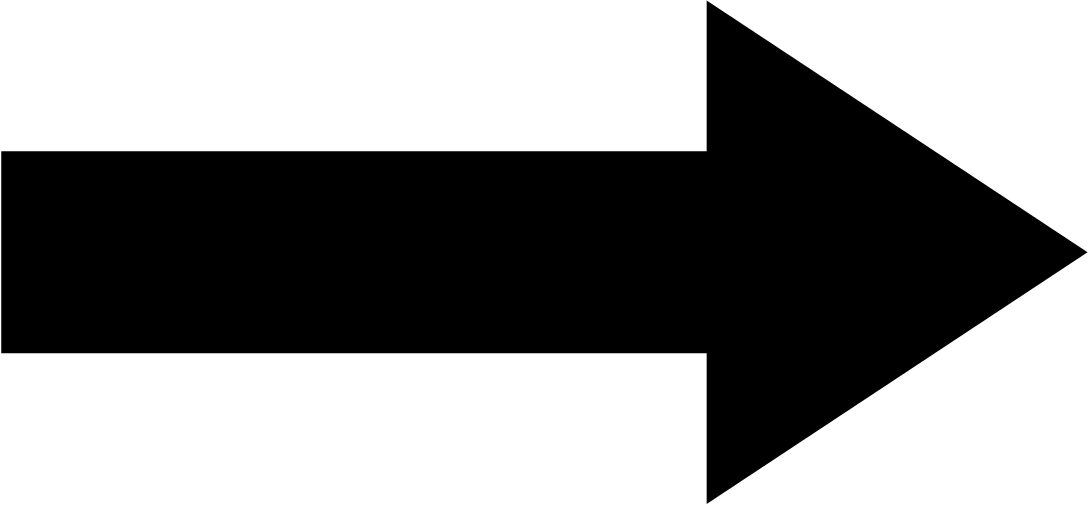
#> input picture image_detecting/trials/template_arrow.jpg, 3267 x 1517 px, given in place of the camera (shown at 1/3 size)
$ python detect_arrow_vtc.py
#> lines starting #> are read from the running program, lines starting #| are printed output that depends on the picture; after the words box and inside, x2 and y2 are one past the last pixel; in counts of white or black regions, pixels touching at a corner belong together
import cv2
import numpy as np
import time
import shapely

def get_heading(head,center):
    hx,hy=head
    cx,cy=center
    if hy-cy==0:
        if hx>cx:
            heading=np.pi
        else:
            heading=-np.pi
    else:
        heading=np.arctan(np.divide(hx-cx,hy-cy))
        if hy>cy:
            if hx<cx:
                heading=heading+np.pi
            else:
                heading=heading-np.pi
    return np.rad2deg(heading)

def setLabel(img, pts, label):
    # 사각형 좌표 받아오기
    (x, y, w, h) = cv2.boundingRect(pts)
    pt1 = (x, y)
    pt2 = (x + w, y + h)
    cv2.rectangle(img, pt1, pt2, (0, 0, 255), 1)
    cv2.putText(img, label, pt1, cv2.FONT_HERSHEY_SIMPLEX, 1, (0, 0, 255),2)


cap=cv2.VideoCapture(0)
frame_rate=1
prev_time=0
cap.set(cv2.CAP_PROP_FPS,5)

w=int(cap.get(cv2.CAP_PROP_FRAME_HEIGHT))
h=int(cap.get(cv2.CAP_PROP_FRAME_WIDTH))


canv=np.zeros([w,h])

while cap.isOpened():
    curr_time = time.time()

    ret, frame = cap.read()
#> frame is the input picture: shape (1517, 3267, 3); min 0, max 255, mean 144.6

    term = curr_time - prev_time
    fps = 1 / term
    prev_time = curr_time

    status, img=cap.read()

    img_gray = cv2.cvtColor(img,cv2.COLOR_BGR2GRAY)
    img_gauss=cv2.GaussianBlur(img_gray,(21,21),0)    #blur capture
    img_canny=cv2.Canny(img_gauss,100,200)          #
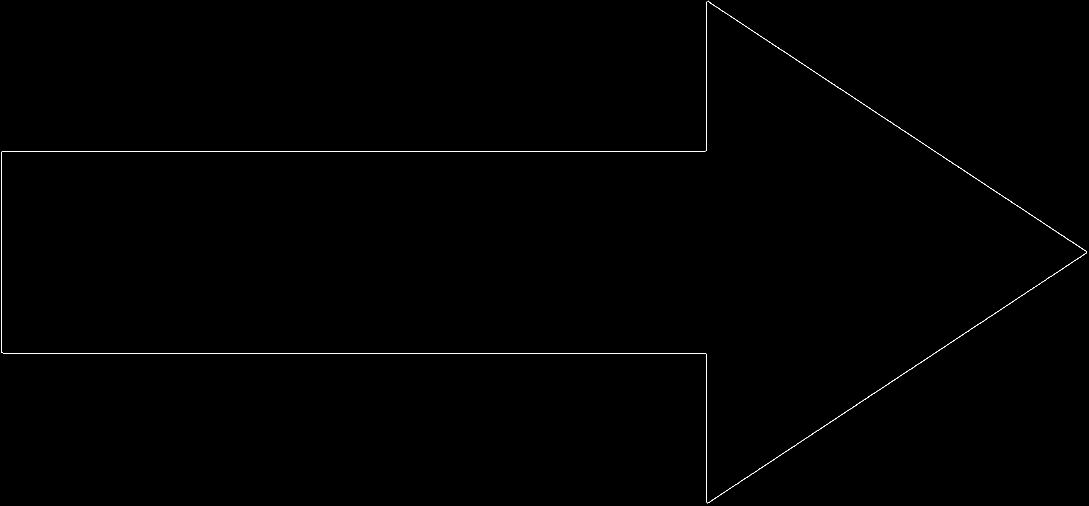
#> img_canny: shape (1517, 3267) (shown at 1/3 size); 0.19% white in thin lines or dots
    a=np.hstack((img_canny,img_gauss))
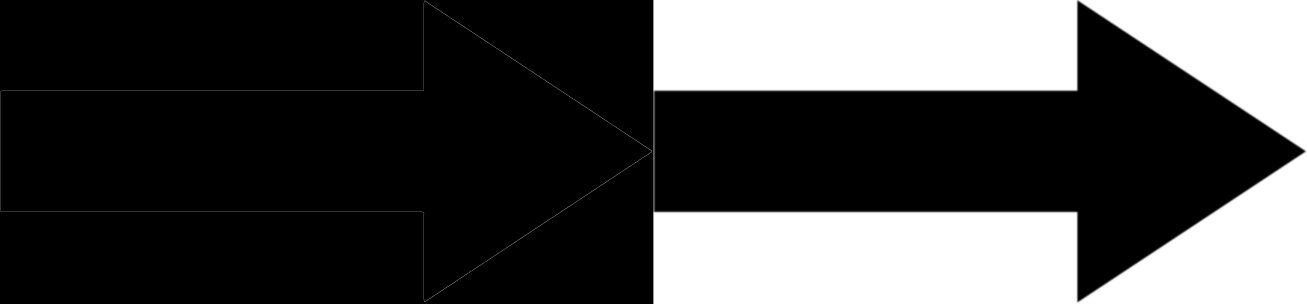
#> a: shape (1517, 6534) (shown at 1/5 size); min 0, max 255, mean 72.5


    #_,img_bin=cv2.threshold(img_canny,127,255,cv2.THRESH_BINARY)
    _,img_bin=cv2.threshold(img_gray,-1,255,cv2.THRESH_BINARY_INV|cv2.THRESH_OTSU)
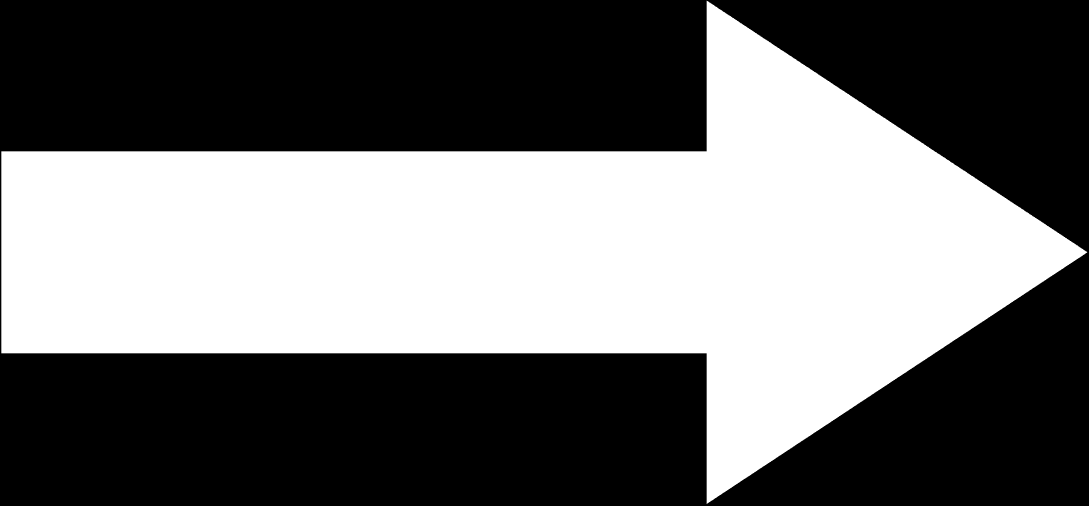
#> img_bin: shape (1517, 3267) (shown at 1/3 size); 43.3% white; 1 white region
    contours,hierarchy = cv2.findContours(img_bin, cv2.RETR_EXTERNAL, cv2.CHAIN_APPROX_NONE)
#> contours = 1 contour; box (x1, y1, x2, y2) and area: (4, 2, 3262, 1512) 2141214
    cv2.drawContours(img,contours,-1,(255,0,0),1)
    for i in range(len(contours)):
        contour=contours[i]
        #cv2.putText(img,f'{i}',contours[i][0][0],cv2.FONT_HERSHEY_SIMPLEX,1,(0,0,255),3)
        if cv2.contourArea(contour) < 400: # 노이즈 제거, 너무 작으면 무시
            continue
        if not shapely.Polygon(contour[:,0,:]).is_valid:
            continue

        eps=cv2.arcLength(contour,True)
        approx=cv2.approxPolyDP(contour,epsilon=eps*0.02,closed=True)
        #cv2.drawContours(img,[approx],0,(255,0,0),3)
        vtc=len(approx)
        #cv2.putText(img,f'vtc:{vtc}',approx[0][0],cv2.FONT_HERSHEY_SIMPLEX,1,(255,100,0),3)
        if vtc==7:
            cv2.drawContours(img,[approx],0,(0,255,0),3)
            hull=cv2.convexHull(approx,returnPoints=False)
            if hull is not None:
                try:
                    defects=cv2.convexityDefects(approx,hull)
                except:
                    print(f"****")
                    continue
                if defects is not None:
                    if len(defects)==2:
                        M=cv2.moments(contour)
                        cx=int(M['m10']/M['m00'])   #폐곡선의 중심 계산
                        cy=int(M['m01']/M['m00'])
                        cv2.circle(img,(cx,cy),1,(0,0,255),2)
                        cv2.putText(img, f'AREA: {cv2.contourArea(contours[i])}, COORD: ({cx}, {cy})', tuple(contours[i][0][0]),cv2.FONT_HERSHEY_SIMPLEX,1,(0,255,0),2)
                        points=np.array([defects[0][0][:2],defects[1][0][:2]])
                        if not ((points[:,0]-points[:,1])%7==5).all():
                            continue
                        if not np.sum(points.shape)==len(np.unique(points)):
                            continue

                        head_p=21-np.sum(points[:,0]+1)-np.sum(points.reshape(4))
                        head=approx[head_p][0]
                        right_p=(head_p+1)%7
                        left_p=(head_p-1)%7
                        hrl=[head,approx[right_p][0],approx[left_p][0]]
                        cv2.circle(img,head,10,(255,255,255),-1)
                        cv2.drawContours(img,[approx],0,(0,0,255),3)
                        setLabel(img,approx,f'{get_heading(head,[cx,cy]):.2f}')
                        for ix in range(len(hrl)):
                            cv2.circle(img,hrl[ix],10,(0,255,0),-1)
                        cv2.putText(img,'right',hrl[1],cv2.FONT_HERSHEY_SIMPLEX,4,(0,255,0),3)
#> this loop made 1 pass
#> (eps, vtc, hull, defects, points, head_p) on pass 1: (8665.6, 7, [6, 4, 3, 1, 0], [[1, 3, 2, 113106], [4, 6, 5, 113106]], [[1, 3], [4, 6]], 0)
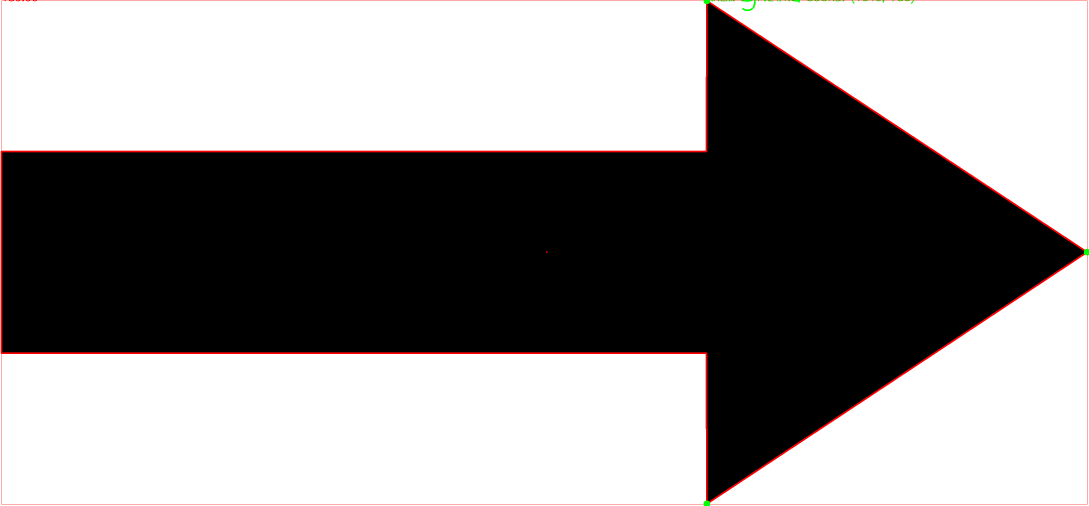
#> img: shape (1517, 3267, 3) (shown at 1/3 size); mean B, G, R 143.2, 143.3, 145.8


    a=cv2.cvtColor(a,cv2.COLOR_GRAY2BGR)
#> a: shape (1517, 6534, 3)
    b=np.hstack((cv2.cvtColor(img_bin,cv2.COLOR_GRAY2BGR),img))
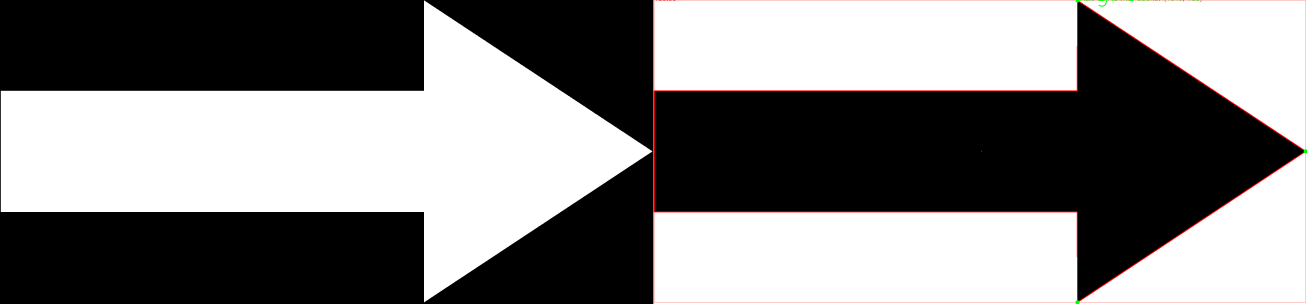
#> b: shape (1517, 6534, 3) (shown at 1/5 size); mean B, G, R 126.8, 126.8, 128.1
    merged=np.vstack((a,b))
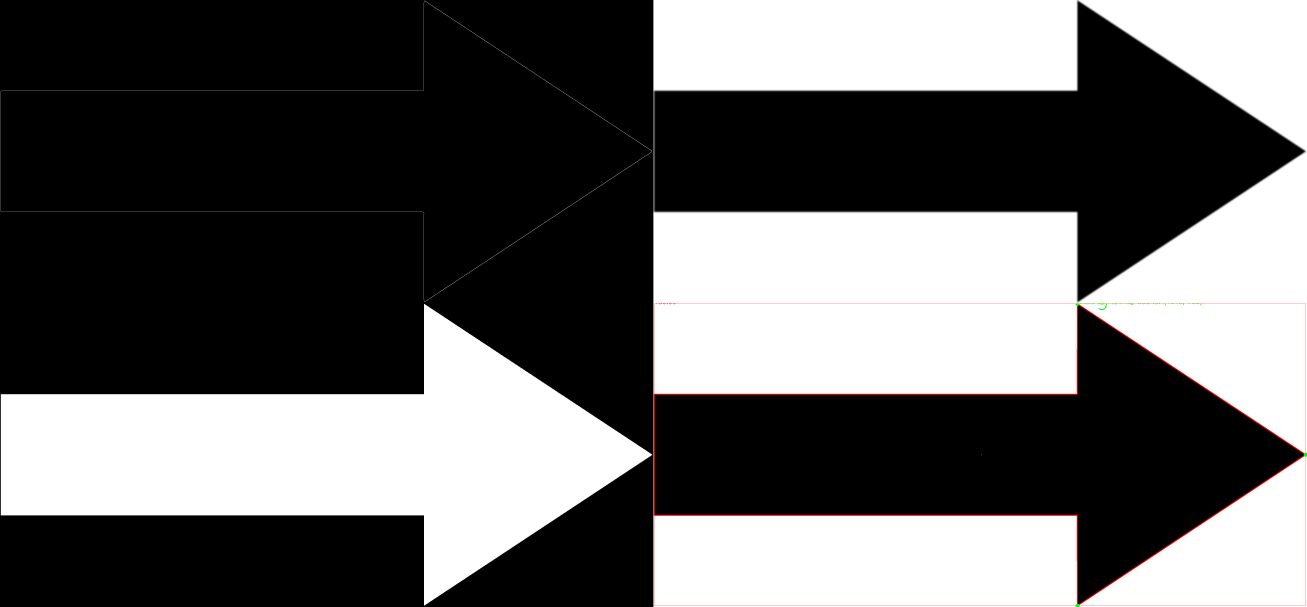
#> merged: shape (3034, 6534, 3) (shown at 1/5 size); mean B, G, R 99.7, 99.7, 100.3
    cv2.putText(merged,f'{fps:.2f}',[10,50],cv2.FONT_HERSHEY_SIMPLEX,2,(0,255,0),3)

    cv2.imshow('img',merged)
    if cv2.waitKey(1) & 0xFF == ord('q'):
#> (key q is pressed here)
        break

cap.release()
cv2.destroyAllWindows()
